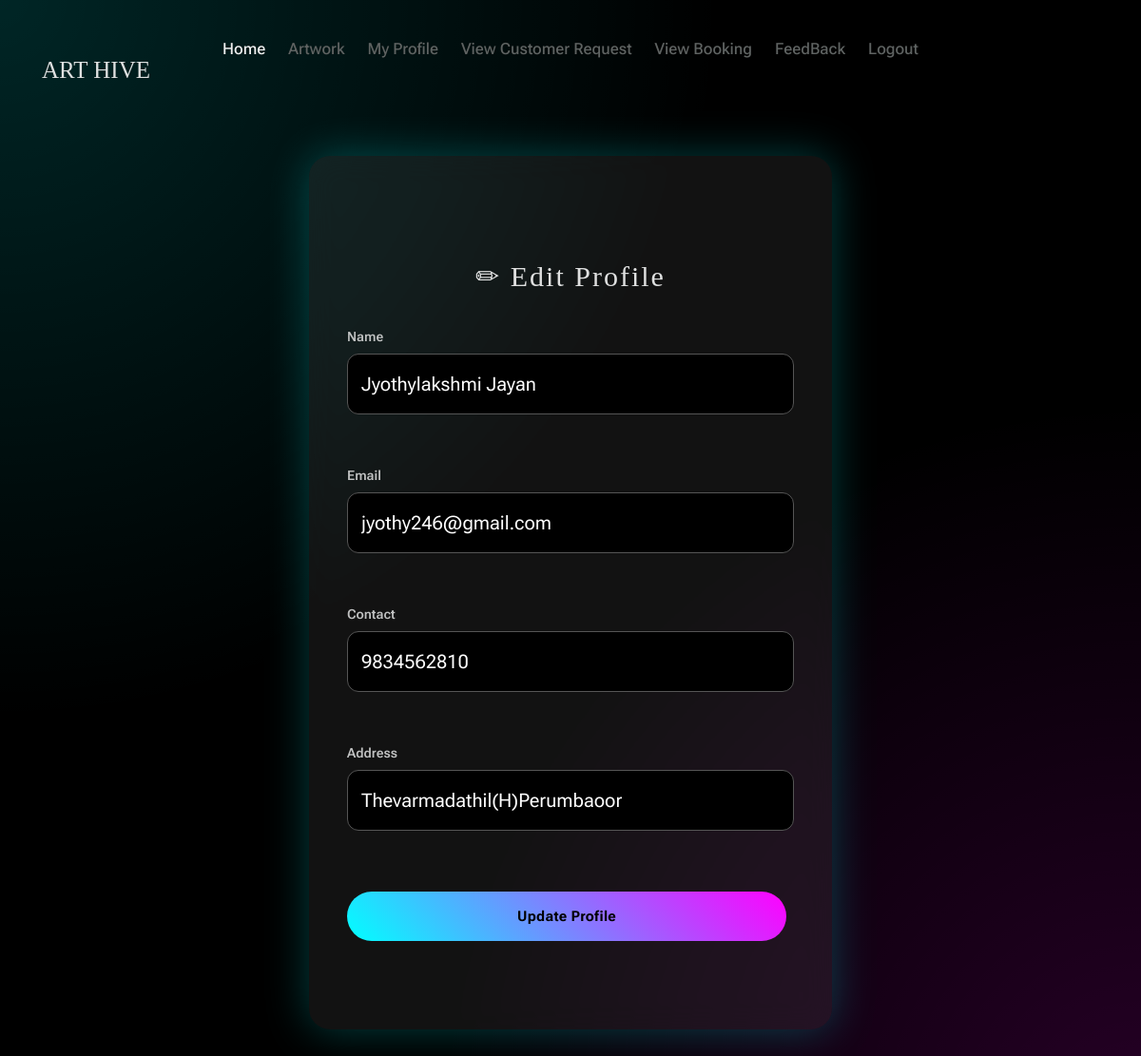
Page /Artist/EditProfile/ (signed in) on the committed database.
### Guest/models.py (models this page shows)
class tbl_artist(models.Model):
    artist_name = models.CharField(max_length=50)
    artist_email = models.CharField(max_length=50)
    artist_contact = models.CharField(max_length=50)
    artist_address = models.CharField(max_length=50)
    artist_photo = models.FileField(upload_to="Assets/ArtistDocs/")
    artist_proof = models.FileField(upload_to="Assets/ArtistDocs/")
    artist_password = models.CharField(max_length=50)
    artist_status = models.IntegerField(default=0)
    place = models.ForeignKey(tbl_place,on_delete=models.CASCADE)

### Artist/views.py (the view)
# urls.py: path('EditProfile/',views.EditProfile,name="EditProfile"),
def EditProfile(request):
    artistData = tbl_artist.objects.get(id=request.session['tid'])
    if request.method == "POST":
        name = request.POST.get("txt_name")
        email = request.POST.get("txt_email")
        contact = request.POST.get("txt_contact")
        address = request.POST.get("txt_address")
        checkeditprofile=tbl_artist.objects.filter(artist_email=request.POST.get("txt_email")).count()
        if checkeditprofile > 0:
            return render(request,"Artist/EditProfile.html",{'msg':"Profile already existed"})
        else:
            artistData.artist_name = name
            artistData.artist_email = email
            artistData.artist_contact = contact
            artistData.artist_address = address
            artistData.save()
            return render(request,'Artist/EditProfile.html',{"msg":"Profile Updated.."})
    else:
        return render(request,'Artist/EditProfile.html',{'artist':artistData})

### Artist/Templates/Artist/EditProfile.html (shortened to what this page needs)
{% extends 'Artist/Header.html' %}
{% block content %}
<head>
</head>
<div class="artist-editprofile-page">
    <div class="artist-editprofile-card">
        <h2 class="artist-editprofile-title">✏ Edit Profile</h2>
        <form method="POST" class="artist-editprofile-form">
            <div class="artist-editprofile-group">
                <label>Name</label>
                <input type="text" name="txt_name"
                       value="{{artist.artist_name}}"
                       placeholder="Enter Name"
                       required
                       pattern="^[A-Z]+[a-zA-Z ]*$"
                       title="First letter must be capital">
            </div>
            <div class="artist-editprofile-group">
                <label>Email</label>
                <input type="email" name="txt_email" placeholder="Enter Email"
                       value="{{artist.artist_email}}" required>
            </div>
            <div class="artist-editprofile-group">
                <label>Contact</label>
                <input type="text" name="txt_contact"
                       placeholder="Enter Contact Number"
                       value="{{artist.artist_contact}}"
                       pattern="[7-9]{1}[0-9]{9}"
                       title="Valid Indian mobile number" required>
            </div>
            <div class="artist-editprofile-group">
                <label>Address</label>
                <input type="text" name="txt_address" placeholder="Enter Address"
                       value="{{artist.artist_address}}" required>
            </div>
            <button type="submit" class="artist-editprofile-btn">
                Update Profile
            </button>
        </form>
    </div>
</div>
{% endblock %}

### Artist/Templates/Artist/EditProfile.html (style rules this page uses)
html, body { margin: 0; padding: 0; background: #000; overflow-x: hidden; }
.artist-editprofile-page { width: 100vw; min-height: 100vh; margin-left: calc(-50vw + 50%); padding: 100px 20px; background: #000; position: relative; color: #fff; }
.artist-editprofile-page::before { content: ""; position: fixed; inset: 0; background: radial-gradient(circle at top left, rgba(0,255,255,0.15), transparent 45%), radial-gradient(circle at bottom right, rgba(255,0,255,0.15), transparent 45%); z-index: 0; pointer-events: none; }
.artist-editprofile-card { max-width: 550px; margin: auto; background: rgba(255,255,255,0.07); backdrop-filter: blur(15px); border-radius: 22px; padding: 45px 40px; box-shadow: 0 0 45px rgba(0,255,255,0.25); position: relative; z-index: 1; }
.artist-editprofile-title { text-align: center; font-size: 30px; letter-spacing: 2px; margin-bottom: 35px; }
.artist-editprofile-form { display: flex; flex-direction: column; gap: 22px; }
.artist-editprofile-group label { font-size: 14px; opacity: 0.85; }
.artist-editprofile-group input { width: 100%; padding: 12px 14px; background: #000; border: 1px solid #555; border-radius: 12px; color: #fff; outline: none; }
.artist-editprofile-btn { margin-top: 10px; padding: 14px; border-radius: 30px; border: none; background: linear-gradient(45deg, #00ffff, #ff00ff); color: #000; font-size: 15px; font-weight: bold; cursor: pointer; transition: 0.4s; }

### rows in the picture
tbl_artist: txt_name "Jyothylakshmi Jayan", txt_email "jyothy246@gmail.com", txt_contact "9834562810", txt_address "Thevarmadathil(H)Perumbaoor"
